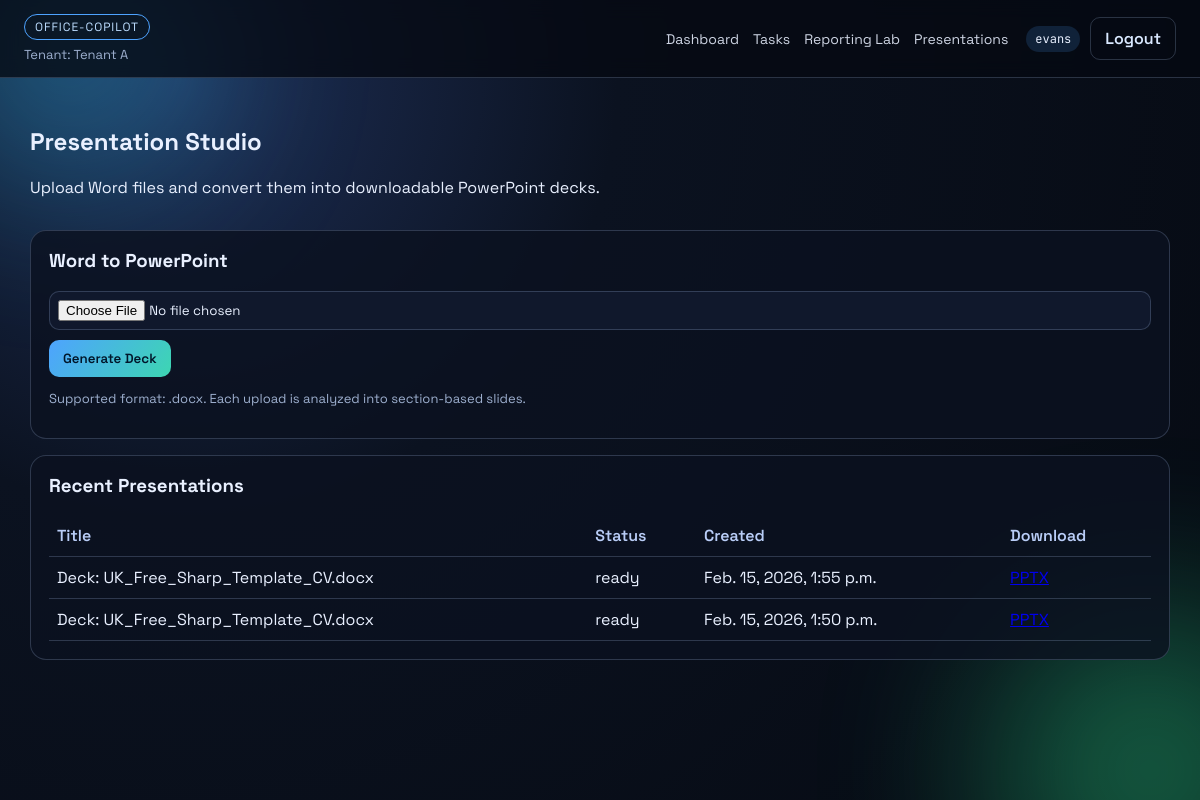
The app's page /presentations/ (signed in) with its own data.
### apps/tenants/models.py (models this page shows, shortened)
class Tenant(models.Model):
    name = models.CharField(max_length=255)
    domain = models.CharField(max_length=255, unique=True)
    created_at = models.DateTimeField(auto_now_add=True)
    is_active = models.BooleanField(default=True)
    class Meta:
        ordering = ["name"]

### apps/accounts/models.py (models this page shows, shortened)
class User(AbstractUser):
    class Role(models.TextChoices):
        ADMIN = "admin", "Admin"
        STAFF = "staff", "Staff"
        USER = "user", "User"
    tenant = models.ForeignKey(
        Tenant,
        on_delete=models.CASCADE,
        related_name="users",
        null=True,
        blank=True,
    )
    role = models.CharField(max_length=16, choices=Role.choices, default=Role.USER)

### apps/presentations/models.py (models this page shows, shortened)
class Presentation(models.Model):
    class Status(models.TextChoices):
        DRAFT = "draft", "Draft"
        READY = "ready", "Ready"
        ARCHIVED = "archived", "Archived"
    tenant = models.ForeignKey(Tenant, on_delete=models.CASCADE, related_name="presentations")
    title = models.CharField(max_length=255)
    source_text = models.TextField(blank=True)
    slide_payload = models.JSONField(default=list, blank=True)
    file = models.FileField(upload_to="presentations/", null=True, blank=True)
    status = models.CharField(max_length=20, choices=Status.choices, default=Status.DRAFT)
    created_by = models.ForeignKey(settings.AUTH_USER_MODEL, on_delete=models.CASCADE, related_name="presentations")
    created_at = models.DateTimeField(auto_now_add=True)
    class Meta:
        ordering = ["-created_at"]

### apps/presentations/views.py (the view)
# urls.py: path("", presentation_workspace, name="presentation-workspace"),
@login_required
@require_http_methods(["GET"])
def presentation_workspace(request):
    enforce_tenant_access(request)
    presentations = Presentation.objects.filter(tenant=request.tenant).order_by("-created_at")[:30]
    return render(
        request,
        "presentations/list.html",
        {"presentations": presentations, "upload_result": request.session.pop("word_upload_result", None)},
    )

### office_copilot/authz.py (called while the page is built)
def enforce_tenant_access(request):
    if not request.user.is_authenticated:
        raise PermissionDenied("Authentication required")
    if request.tenant is None:
        raise PermissionDenied("Tenant is required")
    if request.user.is_superuser:
        return
    if request.user.tenant_id != request.tenant.id:
        raise PermissionDenied("Cross-tenant access denied")

### office_copilot/tenancy.py (called while the page is built)
def set_current_tenant(tenant: Optional[Tenant]) -> None:
    _current_tenant.set(tenant)

### templates/presentations/list.html (shortened to what this page needs)
{% extends "base.html" %}
{% block content %}
<section class="page-header">
  <div>
    <h2>Presentation Studio</h2>
    <p>Upload Word files and convert them into downloadable PowerPoint decks.</p>
  </div>
</section>
<section class="card">
  <h3>Word to PowerPoint</h3>
  <form method="post" action="{% url 'word-to-presentation-page' %}" enctype="multipart/form-data" class="inline-form">
    <input type="file" name="file" accept=".docx" required>
    <button type="submit">Generate Deck</button>
  </form>
  <p class="hint">Supported format: .docx. Each upload is analyzed into section-based slides.</p>
</section>
<section class="card">
  <h3>Recent Presentations</h3>
  {% if presentations %}
    <table class="data-table">
      <thead>
        <tr>
          <th>Title</th>
          <th>Status</th>
          <th>Created</th>
          <th>Download</th>
        </tr>
      </thead>
      <tbody>
        {% for presentation in presentations %}
          <tr>
            <td>{{ presentation.title }}</td>
            <td>{{ presentation.status }}</td>
            <td>{{ presentation.created_at }}</td>
            <td>
              {% if presentation.file %}
                <a href="{% url 'presentation-download' presentation.id %}">PPTX</a>
              {% else %}
                -
              {% endif %}
            </td>
          </tr>
        {% endfor %}
      </tbody>
    </table>
  {% else %}
    <p>No presentations yet.</p>
  {% endif %}
</section>
{% endblock %}

### templates/base.html (shortened to what this page needs)
{% load static %}
<!doctype html>
<html lang="en">
  <head>
    <link rel="stylesheet" href="{% static 'css/app.css' %}">
  </head>
  <body>
    <div class="bg-orb orb-a"></div>
    <div class="bg-orb orb-b"></div>
    <header class="site-header">
      <div class="brand">
        <span class="brand-tag">OFFICE-COPILOT</span>
        <p class="tenant-line">Tenant: {{ request.tenant.name|default:"Unknown" }}</p>
      </div>
      <nav class="nav">
        <a href="{% url 'dashboard-page' %}">Dashboard</a>
        <a href="{% url 'task-list-page' %}">Tasks</a>
        <a href="{% url 'reporting-workspace' %}">Reporting Lab</a>
        <a href="{% url 'presentation-workspace' %}">Presentations</a>
      </nav>
      <div class="auth-block">
        {% if request.user.is_authenticated %}
          <span class="user-pill">{{ request.user.username }}</span>
          <a class="btn ghost" href="{% url 'logout' %}">Logout</a>
        {% else %}
          <a class="btn ghost" href="{% url 'login' %}">Login</a>
          <a class="btn" href="{% url 'register' %}">Register</a>
        {% endif %}
      </div>
    </header>
    <main class="site-main">
      {% block content %}{% endblock %}
    </main>
  </body>
</html>

### static/css/app.css (style rules this page uses)
:root { --bg: #0b1220; --panel: rgba(11, 18, 32, 0.82); --panel-2: rgba(17, 26, 46, 0.95); --text: #e9f0ff; --muted: #9eb0cf; --accent: #3dd6b2; --accent-2: #4ea3ff; --danger: #ff6f91; --line: rgba(149, 170, 209, 0.26); }
* { box-sizing: border-box; }
body { margin: 0; font-family: "Space Grotesk", sans-serif; color: var(--text); background: radial-gradient(circle at 15% 10%, #1e2f57 0%, #0b1220 35%, #060a12 100%); min-height: 100vh; }
.bg-orb { position: fixed; border-radius: 9999px; filter: blur(90px); pointer-events: none; opacity: 0.35; z-index: -1; }
.orb-a { width: 260px; height: 260px; background: #2fd0ff; top: -80px; left: -60px; }
.orb-b { width: 320px; height: 320px; background: #31ff9f; right: -110px; bottom: -130px; }
.site-header { position: sticky; top: 0; display: grid; grid-template-columns: 1fr auto auto; align-items: center; gap: 18px; padding: 14px 24px; background: rgba(6, 10, 18, 0.78); border-bottom: 1px solid var(--line); backdrop-filter: blur(10px); }
.brand-tag { display: inline-block; padding: 4px 10px; border: 1px solid var(--accent-2); border-radius: 999px; color: #bdddff; letter-spacing: 0.08em; font-size: 12px; }
.tenant-line { margin: 6px 0 0; color: var(--muted); font-size: 13px; }
.nav { display: flex; gap: 14px; }
.nav a { color: var(--text); text-decoration: none; font-size: 14px; opacity: 0.88; }
.auth-block { display: flex; align-items: center; gap: 10px; }
.user-pill { font-family: "JetBrains Mono", monospace; font-size: 12px; background: rgba(78, 163, 255, 0.16); padding: 5px 9px; border-radius: 999px; }
.site-main { max-width: 1180px; margin: 28px auto; padding: 0 20px 40px; }
.page-header { display: flex; justify-content: space-between; align-items: end; margin-bottom: 16px; }
.card { background: var(--panel); border: 1px solid var(--line); border-radius: 16px; padding: 18px; margin: 0 0 16px; }
.card h3 { margin-top: 0; }
.btn, button { border: 0; border-radius: 10px; padding: 10px 14px; font-family: "Space Grotesk", sans-serif; font-weight: 600; background: linear-gradient(125deg, var(--accent-2), var(--accent)); color: #00162a; text-decoration: none; cursor: pointer; }
.btn.ghost { background: transparent; color: #d9e8ff; border: 1px solid var(--line); }
.inline-form { display: flex; flex-wrap: wrap; gap: 10px; align-items: center; }
input, select, textarea { width: 100%; background: var(--panel-2); border: 1px solid var(--line); border-radius: 10px; padding: 10px 12px; color: var(--text); font-family: inherit; }
input[type="file"] { padding: 8px; }
.data-table { width: 100%; border-collapse: collapse; }
.data-table th, .data-table td { border-bottom: 1px solid var(--line); padding: 10px 8px; text-align: left; }
.data-table th { color: #b9cdf7; font-weight: 600; }
.hint { color: var(--muted); font-size: 13px; }

### records on screen
Tenant: tenant.name "Tenant A"
User: user.username "evans"
Presentation: title "Deck: UK_Free_Sharp_Template_CV.docx", status "ready", created_at "Feb. 15, 2026, 1:55 p.m."
Presentation: title "Deck: UK_Free_Sharp_Template_CV.docx", status "ready", created_at "Feb. 15, 2026, 1:50 p.m."
